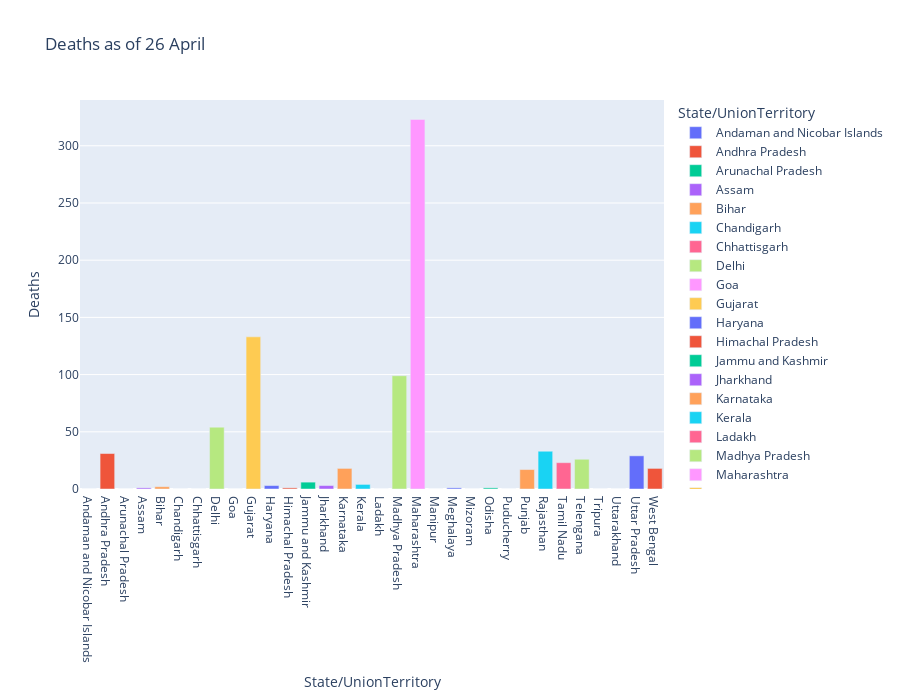

Source (notebook cell):
### Code cell
df2= df_train[df_train['Date']=='26/04/20']
fig = px.bar(df2, x='State/UnionTerritory', y='Deaths', color='State/UnionTerritory',height=700,title='Deaths as of 26 April')
fig.show()

### Figure 1 — Plotly figure (JSON) as saved in the notebook; plotly's stock layout.template omitted (floating-point values rounded to 4 significant figures)
{"data": [{"alignmentgroup": "True", "hoverlabel": {"namelength": 0}, "hovertemplate": "State/UnionTerritory=%{x}<br>Deaths=%{y}", "legendgroup": "Andaman and Nicobar Islands", "marker": {"color": "#636efa"}, "name": "Andaman and Nicobar Islands", "offsetgroup": "Andaman and Nicobar Islands", "orientation": "v", "showlegend": true, "textposition": "auto", "type": "bar", "x": ["Andaman and Nicobar Islands"], "xaxis": "x", "y": [0], "yaxis": "y"}, {"alignmentgroup": "True", "hoverlabel": {"namelength": 0}, "hovertemplate": "State/UnionTerritory=%{x}<br>Deaths=%{y}", "legendgroup": "Andhra Pradesh", "marker": {"color": "#EF553B"}, "name": "Andhra Pradesh", "offsetgroup": "Andhra Pradesh", "orientation": "v", "showlegend": true, "textposition": "auto", "type": "bar", "x": ["Andhra Pradesh"], "xaxis": "x", "y": [31], "yaxis": "y"}, {"alignmentgroup": "True", "hoverlabel": {"namelength": 0}, "hovertemplate": "State/UnionTerritory=%{x}<br>Deaths=%{y}", "legendgroup": "Arunachal Pradesh", "marker": {"color": "#00cc96"}, "name": "Arunachal Pradesh", "offsetgroup": "Arunachal Pradesh", "orientation": "v", "showlegend": true, "textposition": "auto", "type": "bar", "x": ["Arunachal Pradesh"], "xaxis": "x", "y": [0], "yaxis": "y"}, {"alignmentgroup": "True", "hoverlabel": {"namelength": 0}, "hovertemplate": "State/UnionTerritory=%{x}<br>Deaths=%{y}", "legendgroup": "Assam", "marker": {"color": "#ab63fa"}, "name": "Assam", "offsetgroup": "Assam", "orientation": "v", "showlegend": true, "textposition": "auto", "type": "bar", "x": ["Assam"], "xaxis": "x", "y": [1], "yaxis": "y"}, {"alignmentgroup": "True", "hoverlabel": {"namelength": 0}, "hovertemplate": "State/UnionTerritory=%{x}<br>Deaths=%{y}", "legendgroup": "Bihar", "marker": {"color": "#FFA15A"}, "name": "Bihar", "offsetgroup": "Bihar", "orientation": "v", "showlegend": true, "textposition": "auto", "type": "bar", "x": ["Bihar"], "xaxis": "x", "y": [2], "yaxis": "y"}, {"alignmentgroup": "True", "hoverlabel": {"namelength": 0}, "hovertemplate": "State/UnionTerritory=%{x}<br>Deaths=%{y}", "legendgroup": "Chandigarh", "marker": {"color": "#19d3f3"}, "name": "Chandigarh", "offsetgroup": "Chandigarh", "orientation": "v", "showlegend": true, "textposition": "auto", "type": "bar", "x": ["Chandigarh"], "xaxis": "x", "y": [0], "yaxis": "y"}, {"alignmentgroup": "True", "hoverlabel": {"namelength": 0}, "hovertemplate": "State/UnionTerritory=%{x}<br>Deaths=%{y}", "legendgroup": "Chhattisgarh", "marker": {"color": "#FF6692"}, "name": "Chhattisgarh", "offsetgroup": "Chhattisgarh", "orientation": "v", "showlegend": true, "textposition": "auto", "type": "bar", "x": ["Chhattisgarh"], "xaxis": "x", "y": [0], "yaxis": "y"}, {"alignmentgroup": "True", "hoverlabel": {"namelength": 0}, "hovertemplate": "State/UnionTerritory=%{x}<br>Deaths=%{y}", "legendgroup": "Delhi", "marker": {"color": "#B6E880"}, "name": "Delhi", "offsetgroup": "Delhi", "orientation": "v", "showlegend": true, "textposition": "auto", "type": "bar", "x": ["Delhi"], "xaxis": "x", "y": [54], "yaxis": "y"}, {"alignmentgroup": "True", "hoverlabel": {"namelength": 0}, "hovertemplate": "State/UnionTerritory=%{x}<br>Deaths=%{y}", "legendgroup": "Goa", "marker": {"color": "#FF97FF"}, "name": "Goa", "offsetgroup": "Goa", "orientation": "v", "showlegend": true, "textposition": "auto", "type": "bar", "x": ["Goa"], "xaxis": "x", "y": [0], "yaxis": "y"}, {"alignmentgroup": "True", "hoverlabel": {"namelength": 0}, "hovertemplate": "State/UnionTerritory=%{x}<br>Deaths=%{y}", "legendgroup": "Gujarat", "marker": {"color": "#FECB52"}, "name": "Gujarat", "offsetgroup": "Gujarat", "orientation": "v", "showlegend": true, "textposition": "auto", "type": "bar", "x": ["Gujarat"], "xaxis": "x", "y": [133], "yaxis": "y"}, {"alignmentgroup": "True", "hoverlabel": {"namelength": 0}, "hovertemplate": "State/UnionTerritory=%{x}<br>Deaths=%{y}", "legendgroup": "Haryana", "marker": {"color": "#636efa"}, "name": "Haryana", "offsetgroup": "Haryana", "orientation": "v", "showlegend": true, "textposition": "auto", "type": "bar", "x": ["Haryana"], "xaxis": "x", "y": [3], "yaxis": "y"}, {"alignmentgroup": "True", "hoverlabel": {"namelength": 0}, "hovertemplate": "State/UnionTerritory=%{x}<br>Deaths=%{y}", "legendgroup": "Himachal Pradesh", "marker": {"color": "#EF553B"}, "name": "Himachal Pradesh", "offsetgroup": "Himachal Pradesh", "orientation": "v", "showlegend": true, "textposition": "auto", "type": "bar", "x": ["Himachal Pradesh"], "xaxis": "x", "y": [1], "yaxis": "y"}, {"alignmentgroup": "True", "hoverlabel": {"namelength": 0}, "hovertemplate": "State/UnionTerritory=%{x}<br>Deaths=%{y}", "legendgroup": "Jammu and Kashmir", "marker": {"color": "#00cc96"}, "name": "Jammu and Kashmir", "offsetgroup": "Jammu and Kashmir", "orientation": "v", "showlegend": true, "textposition": "auto", "type": "bar", "x": ["Jammu and Kashmir"], "xaxis": "x", "y": [6], "yaxis": "y"}, {"alignmentgroup": "True", "hoverlabel": {"namelength": 0}, "hovertemplate": "State/UnionTerritory=%{x}<br>Deaths=%{y}", "legendgroup": "Jharkhand", "marker": {"color": "#ab63fa"}, "name": "Jharkhand", "offsetgroup": "Jharkhand", "orientation": "v", "showlegend": true, "textposition": "auto", "type": "bar", "x": ["Jharkhand"], "xaxis": "x", "y": [3], "yaxis": "y"}, {"alignmentgroup": "True", "hoverlabel": {"namelength": 0}, "hovertemplate": "State/UnionTerritory=%{x}<br>Deaths=%{y}", "legendgroup": "Karnataka", "marker": {"color": "#FFA15A"}, "name": "Karnataka", "offsetgroup": "Karnataka", "orientation": "v", "showlegend": true, "textposition": "auto", "type": "bar", "x": ["Karnataka"], "xaxis": "x", "y": [18], "yaxis": "y"}, {"alignmentgroup": "True", "hoverlabel": {"namelength": 0}, "hovertemplate": "State/UnionTerritory=%{x}<br>Deaths=%{y}", "legendgroup": "Kerala", "marker": {"color": "#19d3f3"}, "name": "Kerala", "offsetgroup": "Kerala", "orientation": "v", "showlegend": true, "textposition": "auto", "type": "bar", "x": ["Kerala"], "xaxis": "x", "y": [4], "yaxis": "y"}, {"alignmentgroup": "True", "hoverlabel": {"namelength": 0}, "hovertemplate": "State/UnionTerritory=%{x}<br>Deaths=%{y}", "legendgroup": "Ladakh", "marker": {"color": "#FF6692"}, "name": "Ladakh", "offsetgroup": "Ladakh", "orientation": "v", "showlegend": true, "textposition": "auto", "type": "bar", "x": ["Ladakh"], "xaxis": "x", "y": [0], "yaxis": "y"}, {"alignmentgroup": "True", "hoverlabel": {"namelength": 0}, "hovertemplate": "State/UnionTerritory=%{x}<br>Deaths=%{y}", "legendgroup": "Madhya Pradesh", "marker": {"color": "#B6E880"}, "name": "Madhya Pradesh", "offsetgroup": "Madhya Pradesh", "orientation": "v", "showlegend": true, "textposition": "auto", "type": "bar", "x": ["Madhya Pradesh"], "xaxis": "x", "y": [99], "yaxis": "y"}, {"alignmentgroup": "True", "hoverlabel": {"namelength": 0}, "hovertemplate": "State/UnionTerritory=%{x}<br>Deaths=%{y}", "legendgroup": "Maharashtra", "marker": {"color": "#FF97FF"}, "name": "Maharashtra", "offsetgroup": "Maharashtra", "orientation": "v", "showlegend": true, "textposition": "auto", "type": "bar", "x": ["Maharashtra"], "xaxis": "x", "y": [323], "yaxis": "y"}, {"alignmentgroup": "True", "hoverlabel": {"namelength": 0}, "hovertemplate": "State/UnionTerritory=%{x}<br>Deaths=%{y}", "legendgroup": "Manipur", "marker": {"color": "#FECB52"}, "name": "Manipur", "offsetgroup": "Manipur", "orientation": "v", "showlegend": true, "textposition": "auto", "type": "bar", "x": ["Manipur"], "xaxis": "x", "y": [0], "yaxis": "y"}, {"alignmentgroup": "True", "hoverlabel": {"namelength": 0}, "hovertemplate": "State/UnionTerritory=%{x}<br>Deaths=%{y}", "legendgroup": "Meghalaya", "marker": {"color": "#636efa"}, "name": "Meghalaya", "offsetgroup": "Meghalaya", "orientation": "v", "showlegend": true, "textposition": "auto", "type": "bar", "x": ["Meghalaya"], "xaxis": "x", "y": [1], "yaxis": "y"}, {"alignmentgroup": "True", "hoverlabel": {"namelength": 0}, "hovertemplate": "State/UnionTerritory=%{x}<br>Deaths=%{y}", "legendgroup": "Mizoram", "marker": {"color": "#EF553B"}, "name": "Mizoram", "offsetgroup": "Mizoram", "orientation": "v", "showlegend": true, "textposition": "auto", "type": "bar", "x": ["Mizoram"], "xaxis": "x", "y": [0], "yaxis": "y"}, {"alignmentgroup": "True", "hoverlabel": {"namelength": 0}, "hovertemplate": "State/UnionTerritory=%{x}<br>Deaths=%{y}", "legendgroup": "Odisha", "marker": {"color": "#00cc96"}, "name": "Odisha", "offsetgroup": "Odisha", "orientation": "v", "showlegend": true, "textposition": "auto", "type": "bar", "x": ["Odisha"], "xaxis": "x", "y": [1], "yaxis": "y"}, {"alignmentgroup": "True", "hoverlabel": {"namelength": 0}, "hovertemplate": "State/UnionTerritory=%{x}<br>Deaths=%{y}", "legendgroup": "Puducherry", "marker": {"color": "#ab63fa"}, "name": "Puducherry", "offsetgroup": "Puducherry", "orientation": "v", "showlegend": true, "textposition": "auto", "type": "bar", "x": ["Puducherry"], "xaxis": "x", "y": [0], "yaxis": "y"}, {"alignmentgroup": "True", "hoverlabel": {"namelength": 0}, "hovertemplate": "State/UnionTerritory=%{x}<br>Deaths=%{y}", "legendgroup": "Punjab", "marker": {"color": "#FFA15A"}, "name": "Punjab", "offsetgroup": "Punjab", "orientation": "v", "showlegend": true, "textposition": "auto", "type": "bar", "x": ["Punjab"], "xaxis": "x", "y": [17], "yaxis": "y"}, {"alignmentgroup": "True", "hoverlabel": {"namelength": 0}, "hovertemplate": "State/UnionTerritory=%{x}<br>Deaths=%{y}", "legendgroup": "Rajasthan", "marker": {"color": "#19d3f3"}, "name": "Rajasthan", "offsetgroup": "Rajasthan", "orientation": "v", "showlegend": true, "textposition": "auto", "type": "bar", "x": ["Rajasthan"], "xaxis": "x", "y": [33], "yaxis": "y"}, {"alignmentgroup": "True", "hoverlabel": {"namelength": 0}, "hovertemplate": "State/UnionTerritory=%{x}<br>Deaths=%{y}", "legendgroup": "Tamil Nadu", "marker": {"color": "#FF6692"}, "name": "Tamil Nadu", "offsetgroup": "Tamil Nadu", "orientation": "v", "showlegend": true, "textposition": "auto", "type": "bar", "x": ["Tamil Nadu"], "xaxis": "x", "y": [23], "yaxis": "y"}, {"alignmentgroup": "True", "hoverlabel": {"namelength": 0}, "hovertemplate": "State/UnionTerritory=%{x}<br>Deaths=%{y}", "legendgroup": "Telengana", "marker": {"color": "#B6E880"}, "name": "Telengana", "offsetgroup": "Telengana", "orientation": "v", "showlegend": true, "textposition": "auto", "type": "bar", "x": ["Telengana"], "xaxis": "x", "y": [26], "yaxis": "y"}, {"alignmentgroup": "True", "hoverlabel": {"namelength": 0}, "hovertemplate": "State/UnionTerritory=%{x}<br>Deaths=%{y}", "legendgroup": "Tripura", "marker": {"color": "#FF97FF"}, "name": "Tripura", "offsetgroup": "Tripura", "orientation": "v", "showlegend": true, "textposition": "auto", "type": "bar", "x": ["Tripura"], "xaxis": "x", "y": [0], "yaxis": "y"}, {"alignmentgroup": "True", "hoverlabel": {"namelength": 0}, "hovertemplate": "State/UnionTerritory=%{x}<br>Deaths=%{y}", "legendgroup": "Uttarakhand", "marker": {"color": "#FECB52"}, "name": "Uttarakhand", "offsetgroup": "Uttarakhand", "orientation": "v", "showlegend": true, "textposition": "auto", "type": "bar", "x": ["Uttarakhand"], "xaxis": "x", "y": [0], "yaxis": "y"}, {"alignmentgroup": "True", "hoverlabel": {"namelength": 0}, "hovertemplate": "State/UnionTerritory=%{x}<br>Deaths=%{y}", "legendgroup": "Uttar Pradesh", "marker": {"color": "#636efa"}, "name": "Uttar Pradesh", "offsetgroup": "Uttar Pradesh", "orientation": "v", "showlegend": true, "textposition": "auto", "type": "bar", "x": ["Uttar Pradesh"], "xaxis": "x", "y": [29], "yaxis": "y"}, {"alignmentgroup": "True", "hoverlabel": {"namelength": 0}, "hovertemplate": "State/UnionTerritory=%{x}<br>Deaths=%{y}", "legendgroup": "West Bengal", "marker": {"color": "#EF553B"}, "name": "West Bengal", "offsetgroup": "West Bengal", "orientation": "v", "showlegend": true, "textposition": "auto", "type": "bar", "x": ["West Bengal"], "xaxis": "x", "y": [18], "yaxis": "y"}], "layout": {"barmode": "relative", "height": 700, "legend": {"title": {"text": "State/UnionTerritory"}, "tracegroupgap": 0}, "title": {"text": "Deaths as of 26 April"}, "xaxis": {"anchor": "y", "categoryarray": ["Andaman and Nicobar Islands", "Andhra Pradesh", "Arunachal Pradesh", "Assam", "Bihar", "Chandigarh", "Chhattisgarh", "Delhi", "Goa", "Gujarat", "Haryana", "Himachal Pradesh", "Jammu and Kashmir", "Jharkhand", "Karnataka", "Kerala", "Ladakh", "Madhya Pradesh", "Maharashtra", "Manipur", "Meghalaya", "Mizoram", "Odisha", "Puducherry", "Punjab", "Rajasthan", "Tamil Nadu", "Telengana", "Tripura", "Uttarakhand", "Uttar Pradesh", "West Bengal"], "categoryorder": "array", "domain": [0, 1], "title": {"text": "State/UnionTerritory"}}, "yaxis": {"anchor": "x", "domain": [0, 1], "title": {"text": "Deaths"}}}}
